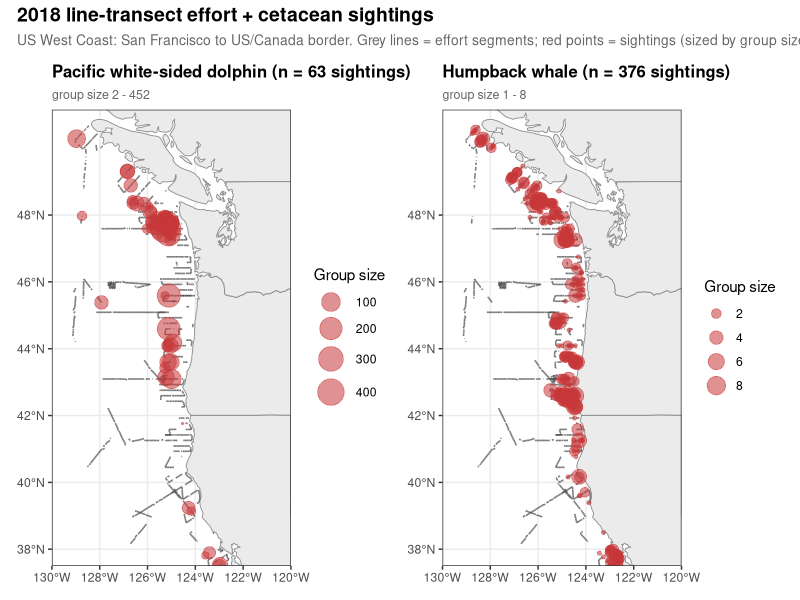

Source code (R):
# =============================================================================
# scripts/plotLTData.R
#
# Two-panel map of line-transect survey effort + cetacean sightings on the
# US West Coast (San Francisco to the US/Canada border, ~37.5 - 49.5 deg N).
# One panel per species, with sighting points sized by group_size and
# INDEPENDENT group-size scales per panel:
#   * Pacific white-sided dolphin (spcode = 22; group sizes 1 - 452 in
#     these data, so a sqrt-transformed point-size scale)
#   * Humpback whale               (spcode = 76; group sizes 1 - 8,
#     linear point-size scale)
#
# Inputs : data/effort.csv, data/sightings.csv
# Output : figures/lt_data_pwsd_humpback.png  (12 x 7 in, 200 dpi)
#
# Run from the project root:
#   Rscript scripts/plotLTData.R
# =============================================================================

suppressPackageStartupMessages({
  library(tidyverse)
  library(maps)
  library(patchwork)
})

# ---------------------------------------------------------------------------
# Map extent: SF (~37.77 deg N) and northward; no fixed upper latitude limit
# (data extent drives the upper bound).
# ---------------------------------------------------------------------------
LAT_MIN <- 37.5
LON_MIN <- -130
LON_MAX <- -120

# ---------------------------------------------------------------------------
# Load + filter
# ---------------------------------------------------------------------------
sights <- read.csv("data/sightings.csv", stringsAsFactors = FALSE)
eff    <- read.csv("data/effort.csv",    stringsAsFactors = FALSE)

# Sightings: keep PWSD (22) and Humpback (76), inside the map extent, with
# a non-missing positive group_size.
sp_codes <- c("Pacific white-sided dolphin" = 22L,
              "Humpback whale"              = 76L)
sp_levels <- names(sp_codes)

sights_sub <- sights |>
  filter(spcode %in% sp_codes,
         !is.na(group_size), group_size > 0,
         !is.na(lat), !is.na(lon),
         lat >= LAT_MIN,
         lon >= LON_MIN, lon <= LON_MAX) |>
  mutate(species = factor(case_when(
    spcode == 22L ~ "Pacific white-sided dolphin",
    spcode == 76L ~ "Humpback whale"
  ), levels = sp_levels))

cat(sprintf("Filtered sightings: %d total\n", nrow(sights_sub)))
print(sights_sub |>
  group_by(species) |>
  summarise(n_sightings = dplyr::n(),
            min_size = min(group_size), median_size = median(group_size),
            mean_size = mean(group_size), max_size = max(group_size),
            .groups = "drop"))

# Effort: keep segments whose midpoint falls inside the map extent. Use
# midpoint columns where present; fall back to the begin point.
eff_sub <- eff |>
  mutate(mlat_use = coalesce(mlat, latitude_begin),
         mlon_use = coalesce(mlon, longitude_begin)) |>
  filter(!is.na(mlat_use), !is.na(mlon_use),
         mlat_use >= LAT_MIN,
         mlon_use >= LON_MIN, mlon_use <= LON_MAX)

# Compute upper-latitude bound from the data so the plot has no
# artificial cap. Add a half-degree of headroom for visual breathing
# room above the northernmost feature.
LAT_MAX <- max(c(sights_sub$lat, eff_sub$mlat_use), na.rm = TRUE) + 0.5

cat(sprintf("Filtered effort segments: %d (of %d total)\n",
            nrow(eff_sub), nrow(eff)))

# ---------------------------------------------------------------------------
# Coastline. Use `state` for the US (gives CA/OR/WA shoreline + state
# borders) and `world` filtered to Canada for the bit north of WA.
# Plotting both `world$USA` and `state$ca/or/wa` in earlier versions
# produced doubled outlines because both polygons traced the same coast.
# ---------------------------------------------------------------------------
states <- map_data("state") |>
  filter(region %in% c("california", "oregon", "washington"))
canada <- map_data("world") |>
  filter(region == "Canada")

# ---------------------------------------------------------------------------
# Per-species panel builder
# ---------------------------------------------------------------------------
make_panel <- function(species_label, sights_data, size_range, size_trans = "identity") {
  ggplot() +
    # Land: Canada (north of WA) + CA/OR/WA via state polygons.
    # Plotting only one source for each region avoids the doubled-
    # outline effect from earlier versions.
    geom_polygon(data = canada, aes(long, lat, group = group),
                 fill = "grey92", colour = "grey55", linewidth = 0.3) +
    geom_polygon(data = states, aes(long, lat, group = group),
                 fill = "grey92", colour = "grey55", linewidth = 0.3) +
    # Effort segments (begin->end). Darker / thicker than the first
    # version so they are visible against the land + ocean.
    geom_segment(data = eff_sub,
                 aes(x = longitude_begin, y = latitude_begin,
                     xend = longitude_end, yend = latitude_end),
                 colour = "grey25", linewidth = 0.55, alpha = 0.7) +
    # Sighting points sized by group_size
    geom_point(data = sights_data,
               aes(x = lon, y = lat, size = group_size),
               colour = "#C7383A", fill = "#C7383A", alpha = 0.55,
               shape = 21, stroke = 0.4) +
    coord_quickmap(xlim = c(LON_MIN, LON_MAX),
                   ylim = c(LAT_MIN, LAT_MAX),
                   expand = FALSE) +
    scale_size_continuous(name = "Group size",
                          range = size_range,
                          trans = size_trans,
                          breaks = NULL) +
    scale_x_continuous(breaks = seq(-130, -120, 2),
                       labels = function(x) sprintf("%g°W", abs(x))) +
    scale_y_continuous(breaks = seq(38, 49, 2),
                       labels = function(y) sprintf("%g°N", y)) +
    labs(title    = sprintf("%s (n = %d sightings)",
                            species_label, nrow(sights_data)),
         subtitle = sprintf("group size %d - %d",
                            min(sights_data$group_size),
                            max(sights_data$group_size)),
         x = NULL, y = NULL) +
    theme_bw(base_size = 11) +
    theme(plot.title       = element_text(face = "bold", size = 12),
          plot.subtitle    = element_text(size = 9, colour = "grey40"),
          panel.grid.minor = element_blank(),
          legend.position  = "right")
}

# Per-panel breaks (each panel will also auto-pick from data, so this
# provides nice round numbers for the legend)
make_panel_breaks <- function(species_label, sights_data, size_range, size_trans = "identity") {
  pretty_breaks <- pretty(sights_data$group_size, n = 4)
  pretty_breaks <- pretty_breaks[pretty_breaks > 0 & pretty_breaks <= max(sights_data$group_size)]
  if (length(pretty_breaks) < 2) pretty_breaks <- range(sights_data$group_size)

  make_panel(species_label, sights_data, size_range, size_trans) +
    scale_size_continuous(name = "Group size",
                          range = size_range,
                          trans = size_trans,
                          breaks = pretty_breaks)
}

# ---------------------------------------------------------------------------
# Build panels with INDEPENDENT group-size scales:
#   PWSD has very wide group-size range (1-452). Use sqrt-transformed sizes
#     so the small groups are still visible.
#   Humpback group sizes are 1-8 (mostly 1s). Linear scale is fine.
# ---------------------------------------------------------------------------
sights_pwsd     <- filter(sights_sub, species == "Pacific white-sided dolphin")
sights_humpback <- filter(sights_sub, species == "Humpback whale")

p_pwsd <- make_panel_breaks("Pacific white-sided dolphin",
                            sights_pwsd,
                            size_range = c(0.6, 9),
                            size_trans = "sqrt")
p_humpback <- make_panel_breaks("Humpback whale",
                                sights_humpback,
                                size_range = c(1.2, 6),
                                size_trans = "identity")

# ---------------------------------------------------------------------------
# Combine
# ---------------------------------------------------------------------------
fig <- p_pwsd + p_humpback +
  plot_annotation(
    title    = "2018 line-transect effort + cetacean sightings",
    subtitle = "US West Coast: San Francisco to US/Canada border. Grey lines = effort segments; red points = sightings (sized by group size, independent scales per panel).",
    theme    = theme(plot.title    = element_text(face = "bold", size = 14),
                     plot.subtitle = element_text(size = 10, colour = "grey40"))
  )

# ---------------------------------------------------------------------------
# Save
# ---------------------------------------------------------------------------
dir.create("figures", showWarnings = FALSE, recursive = TRUE)
out_png <- "figures/lt_data_pwsd_humpback.png"
ggsave(out_png, fig, width = 12, height = 7, dpi = 200)
cat(sprintf("Saved %s\n", out_png))
